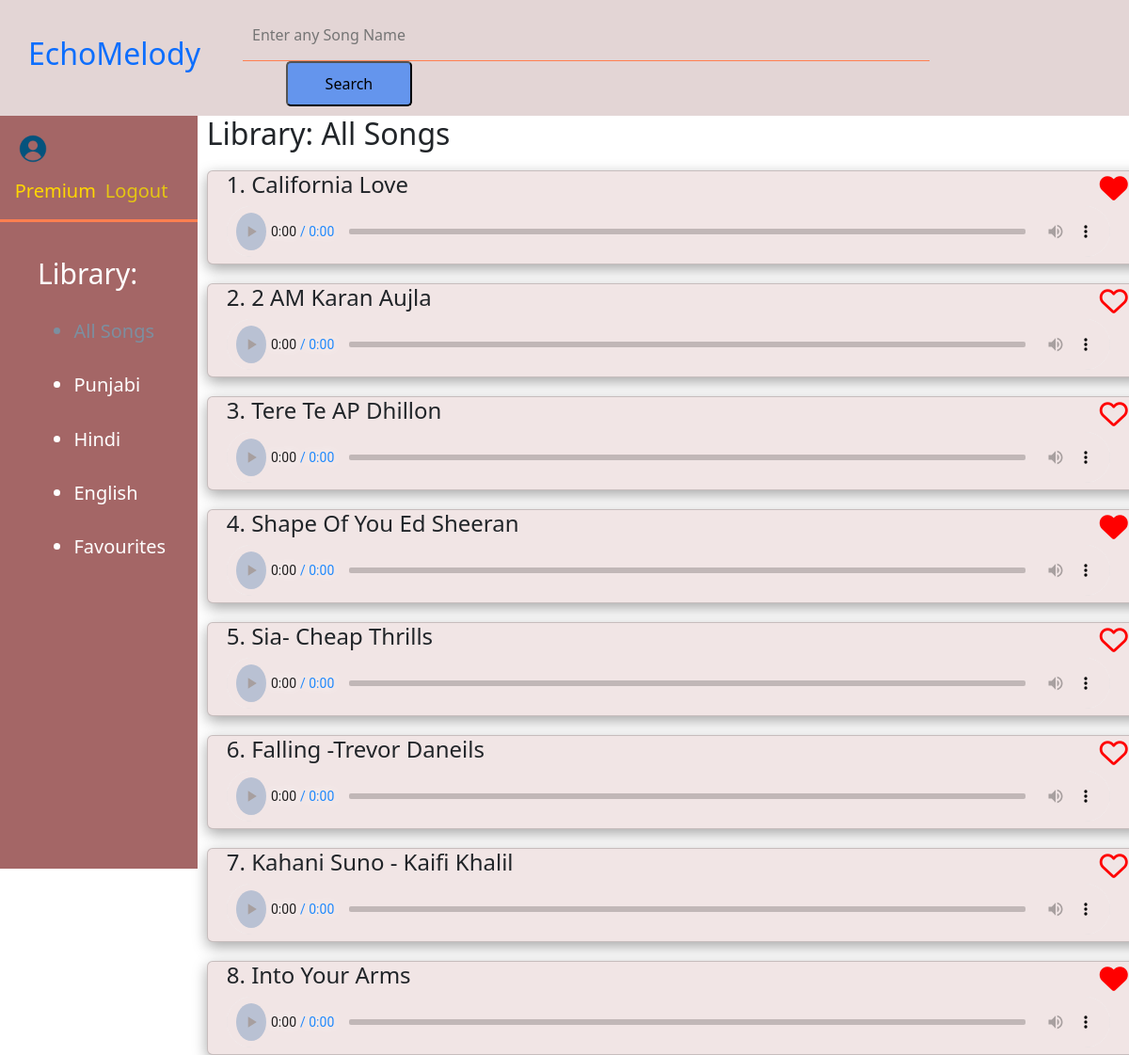
The app's page / (signed in) with its own data.
### mp3_app/models.py (models this page shows, shortened)
class allsongs(models.Model):
    song_id=models.AutoField(primary_key=True)
    song_title=models.TextField()
    song_category=models.CharField(max_length=50)
    song_file=models.FileField(upload_to='songs/')

### mp3_app/views.py (the view)
# urls.py: path('', views.index,name="index"),
def index(request):
    if request.user.is_authenticated:
        slug="All Songs"
        fav_songs = Favourites.objects.filter(user=request.user).values_list('song', flat=True)
        all_songs=allsongs.objects.all()
        print(fav_songs)
        return render(request,'mp3_app/index.html',{'allsongs':all_songs,'favsongs':fav_songs,'slug':slug})
    else:
     all_songs=allsongs.objects.all()
     slug="All songs"
     return render(request,'mp3_app/index.html',{'allsongs':all_songs,'slug':slug})

### mp3_app/templates/mp3_app/index.html (shortened to what this page needs)
{% extends 'mp3_app/basic.html' %}
{% load static %}
{% block css %}
<link rel="stylesheet" href="{% static 'mp3_app/css/index.css' %}">
{% endblock %}
{% block body %}
<section class="allsongs">
    <h2>Library: {{ slug }}</h2>
    {% if slug == "Favourites" %}
        {% for fav in favsongs %}
            <div class="card">
                <div class="songname">
                    <h4>{{ forloop.counter }}. {{ fav.song.song_title }}</h4>
                    <a href="/mp3/rem_fav/{{ fav.song.song_id }}"><i class="fa-solid fa-heart" style="color:red;"></i></a>
                </div>
                <div class="audio-container">
                    <audio controls class="audio-controls">
                        <source src="{{ fav.song.song_file.url }}" type="audio/mp3">
                        Your browser does not support the audio element.
                    </audio>
                </div>
            </div>
        {% endfor %}
    {% else %}
        {% if user.is_authenticated %}
            {% for song in allsongs %}
                {% if song.song_id in favsongs %}
                    <div class="card">
                        <div class="songname">
                            <h4>{{ forloop.counter }}. {{ song.song_title }}</h4>
                            <a href="/mp3/rem_fav/{{ song.song_id }}" id="{{ song.song_id }}"><i class="fa-solid fa-heart" style="color:red;"></i></a>
                        </div>
                        <div class="audio-container">
                            <audio controls class="audio-controls">
                                <source src="{{ song.song_file.url }}" type="audio/mp3">
                            </audio>
                        </div>
                    </div>
                {% else %}
                    <div class="card">
                        <div class="songname">
                            <h4>{{ forloop.counter }}. {{ song.song_title }}</h4>
                            <a href="/mp3/addfav/{{ song.song_id }}" id="{{ song.song_id }}"><i class="fa-regular fa-heart" style="color:red;"></i></a>
                        </div>
                        <div class="audio-container">
                            <audio controls class="audio-controls">
                                <source src="{{ song.song_file.url }}" type="audio/mp3">
                            </audio>
                        </div>
                    </div>
                {% endif %}
            {% endfor %}
        {% endif %}
    {% endif %}
</section>
{% endblock %}

### mp3_app/static/mp3_app/css/basic.css (style rules this page uses)
* { padding: 0; margin: 0; }
a { text-decoration: none; }

### mp3_app/static/mp3_app/css/index.css (style rules this page uses)
.allsongs { width: 100%; height: calc(100% - 40px); }
.fa-heart { font-size: 30px; }
.card { width: 1000px; height: 100px; margin-top: 2%; display: flex; flex-direction: column; background-color: rgb(241, 229, 229); box-shadow: rgba(0, 0, 0, 0.35) 0px 5px 15px; }
.songname { display: flex; flex-direction: row; justify-content: space-between; align-items: center; padding-inline:20px; }
.audio-container { padding-inline:20px; }
.audio-controls { width:98%; }

### records on screen
allsongs: song_title "California Love"
allsongs: song_title "2 AM Karan Aujla"
allsongs: song_title "Tere Te AP Dhillon"
allsongs: song_title "Shape Of You Ed Sheeran"
allsongs: song_title "Sia- Cheap Thrills"
allsongs: song_title "Falling -Trevor Daneils"
allsongs: song_title "Kahani Suno - Kaifi Khalil"
allsongs: song_title "Into Your Arms"

### other values on screen
{{ slug }} "All Songs"
